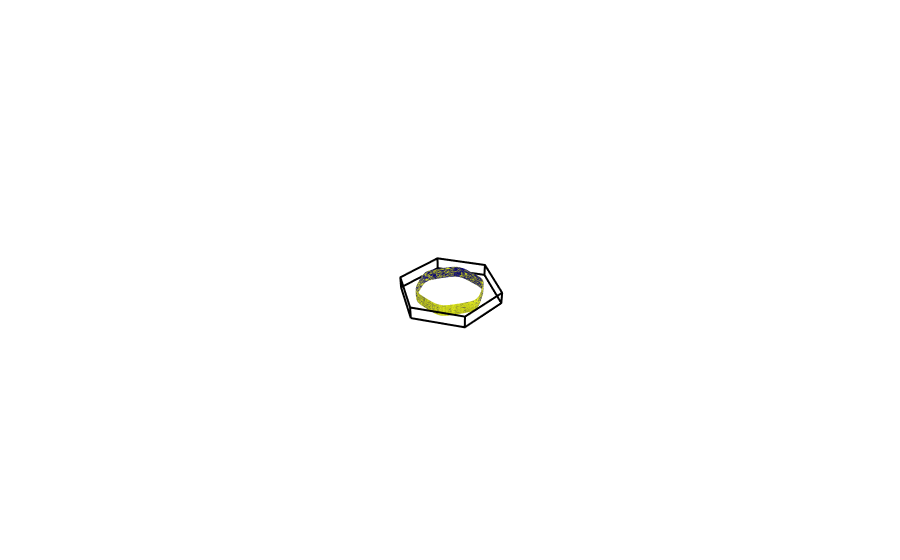

Source (notebook cell):
### Code cell
# Create the isosurface object
isosurface = go.Isosurface(x=kx.flatten(),
                           y=ky.flatten(),
                           z=kz.flatten(),
                           value=energies.flatten(),
                           isomin=0.219,
                           isomax=0.220,
                           showscale = False
                          )


scene_axis_settings =   dict(
                            title = '',
                            range = [-3,3],
                            ticks ='',
                            showbackground = False,
                            showgrid = False,
                            showline = False,
                            showspikes = False,
                            showticklabels = False
                        )
# Create layout object
layout = go.Layout({
    'scene': {
        'xaxis' : scene_axis_settings,
        'yaxis' : scene_axis_settings,
        'zaxis' : scene_axis_settings
    }
})

data = [isosurface,*hexagon_brillouin()]
fig = go.Figure(data=data,layout=layout)
fig.show()

### Figure 1 — Plotly figure (JSON) as saved in the notebook; plotly's stock layout.template omitted (floating-point values rounded to 4 significant figures; data arrays with more than 128 entries replaced by an {"elided": "..."} marker saying what was removed)
{"data": [{"isomax": 0.22, "isomin": 0.219, "showscale": false, "type": "isosurface", "value": {"elided": "8000 float values"}, "x": {"elided": "8000 float values"}, "y": {"elided": "8000 float values"}, "z": {"elided": "8000 float values"}}, {"line": {"color": "black", "width": 4}, "mode": "lines", "showlegend": false, "type": "scatter3d", "x": [1.48, 1.48], "y": [0, 0], "z": [-0.1771, 0.1771]}, {"line": {"color": "black", "width": 4}, "mode": "lines", "showlegend": false, "type": "scatter3d", "x": [0.7401, 0.7401], "y": [1.282, 1.282], "z": [-0.1771, 0.1771]}, {"line": {"color": "black", "width": 4}, "mode": "lines", "showlegend": false, "type": "scatter3d", "x": [-0.7401, -0.7401], "y": [1.282, 1.282], "z": [-0.1771, 0.1771]}, {"line": {"color": "black", "width": 4}, "mode": "lines", "showlegend": false, "type": "scatter3d", "x": [-1.48, -1.48], "y": [0, 0], "z": [-0.1771, 0.1771]}, {"line": {"color": "black", "width": 4}, "mode": "lines", "showlegend": false, "type": "scatter3d", "x": [-0.7401, -0.7401], "y": [-1.282, -1.282], "z": [-0.1771, 0.1771]}, {"line": {"color": "black", "width": 4}, "mode": "lines", "showlegend": false, "type": "scatter3d", "x": [0.7401, 0.7401], "y": [-1.282, -1.282], "z": [-0.1771, 0.1771]}, {"line": {"color": "black", "width": 4}, "mode": "lines", "showlegend": false, "type": "scatter3d", "x": [1.48, 0.7401, -0.7401, -1.48, -0.7401, 0.7401, 1.48], "y": [0, 1.282, 1.282, 0, -1.282, -1.282, 0], "z": [0.1771, 0.1771, 0.1771, 0.1771, 0.1771, 0.1771, 0.1771]}, {"line": {"color": "black", "width": 4}, "mode": "lines", "showlegend": false, "type": "scatter3d", "x": [1.48, 0.7401, -0.7401, -1.48, -0.7401, 0.7401, 1.48], "y": [0, 1.282, 1.282, 0, -1.282, -1.282, 0], "z": [-0.1771, -0.1771, -0.1771, -0.1771, -0.1771, -0.1771, -0.1771]}], "layout": {"autosize": true, "scene": {"aspectmode": "manual", "aspectratio": {"x": 1, "y": 1, "z": 1}, "camera": {"projection": {"type": "perspective"}}, "xaxis": {"range": [-3, 3], "showbackground": false, "showgrid": false, "showline": false, "showspikes": false, "showticklabels": false, "ticks": "", "title": {"text": ""}, "type": "linear"}, "yaxis": {"range": [-3, 3], "showbackground": false, "showgrid": false, "showline": false, "showspikes": false, "showticklabels": false, "ticks": "", "title": {"text": ""}, "type": "linear"}, "zaxis": {"range": [-3, 3], "showbackground": false, "showgrid": false, "showline": false, "showspikes": false, "showticklabels": false, "ticks": "", "title": {"text": ""}, "type": "linear"}}}}
